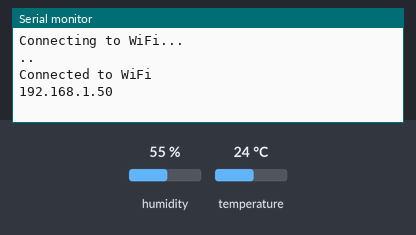
Simulated run of this sketch. Board: ESP8266 (NodeMCU). Parts: the last lines printed to the serial monitor. Inputs (shaded band) come from the test bench; at power-on: humidity 55 %, temperature 24 °C. WiFi joins after 1.5 s; servers stay silent unless stated; uploads are accepted with an empty reply.

Above: at 3.2 s.
3.3 s: humidity set to 22 %
At 6.0 s:
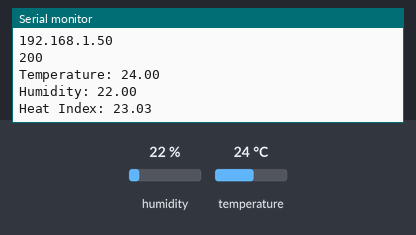
10.0 s: temperature set to 12 °C
At 11.0 s:
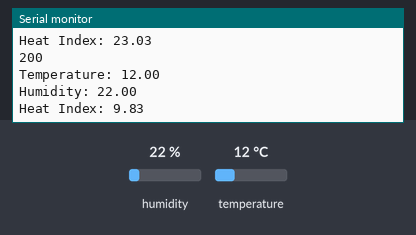
16.7 s: humidity set to 40 %
At 21.0 s:
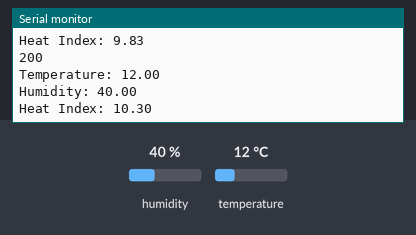
Timing chart, 0 to 22.5 s (numbered marks = the images above; inputs shaded):
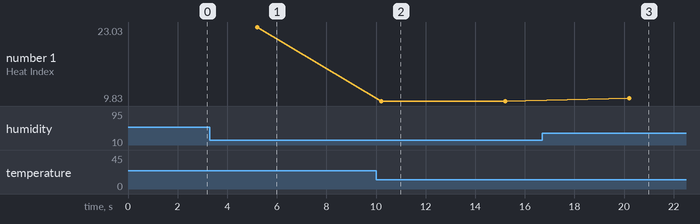

The sketch:

esp8266WebSockVer1.ino
```cpp
#include <Arduino.h>
#include <ESP8266WiFi.h>
#include <ESP8266HTTPClient.h>
#include <Adafruit_Sensor.h>
#include <DHT.h>

// Replace with your network credentials
const char* ssid = "GlobeAtHome_f6ba8";  // Your WiFi SSID
const char* password = "StS3fcy2";   // Your WiFi Password

#define DHTPIN 4      // Digital pin connected to the DHT sensor
#define DHTTYPE DHT22 // DHT 22 (AM2302)

DHT dht(DHTPIN, DHTTYPE);

float t = 0.0;  // Temperature
float h = 0.0;  // Humidity
float n = 0.0;  // Heat Index

unsigned long previousMillis = 0;
const long interval = 5000; // Update every 5 seconds

WiFiClient client;  // Create a WiFiClient object

void sendDataToServer(float temperature, float humidity, float heatIndex) {
  if (WiFi.status() == WL_CONNECTED) {
    HTTPClient http;

    // Use the updated API with WiFiClient and URL
    http.begin(client, "http://192.168.254.109:3000/log_dht");  // Server's IP address and port

    // Prepare POST data
    String postData = "temperature=" + String(temperature) + "&humidity=" + String(humidity) + "&heat_index=" + String(heatIndex);

    http.addHeader("Content-Type", "application/x-www-form-urlencoded");
    int httpResponseCode = http.POST(postData);  // Send POST request

    if (httpResponseCode > 0) {
      String response = http.getString();  // Get the response
      Serial.println(httpResponseCode);
      Serial.println(response);
    } else {
      Serial.print("Error on sending POST: ");
      Serial.println(httpResponseCode);
    }

    http.end();  // Close connection
  } else {
    Serial.println("Error in WiFi connection");
  }
}

void setup() {
  // Start serial communication for debugging
  Serial.begin(115200);

  // Initialize the DHT sensor
  dht.begin();

  // Connect to Wi-Fi
  WiFi.begin(ssid, password);
  Serial.println("Connecting to WiFi...");

  while (WiFi.status() != WL_CONNECTED) {
    delay(1000);
    Serial.print(".");
  }

  Serial.println();
  Serial.println("Connected to WiFi");
  Serial.println(WiFi.localIP());  // Print the IP address
}

void loop() {
  unsigned long currentMillis = millis();

  // Update sensor values every 5 seconds
  if (currentMillis - previousMillis >= interval) {
    previousMillis = currentMillis;

    // Read temperature and humidity from DHT sensor
    float newT = dht.readTemperature();
    float newH = dht.readHumidity();
    float newHI = dht.computeHeatIndex(newT, newH, false);  // Calculate heat index

    // Check if the readings are valid
    if (!isnan(newT) && !isnan(newH)) {
      t = newT;
      h = newH;
      n = newHI;

      // Send data to the server
      sendDataToServer(t, h, n);

      // Print sensor readings for debugging
      Serial.print("Temperature: ");
      Serial.println(t);
      Serial.print("Humidity: ");
      Serial.println(h);
      Serial.print("Heat Index: ");
      Serial.println(n);
    } else {
      Serial.println("Failed to read from DHT sensor!");
    }
  }
}
```

Measured:
- after the input at 3.3 s, the serial monitor: prints a new line after 1.9 s (image 1)
- after the input at 10.0 s, the serial monitor: prints a new line after 0.21 s (image 2)
- after the input at 16.7 s, the serial monitor: prints a new line after 3.5 s (image 3)
- plotted number 1: 23.03 → 9.83 after the input at 10.0 s, 9.83 → 10.3 after the input at 16.7 s
